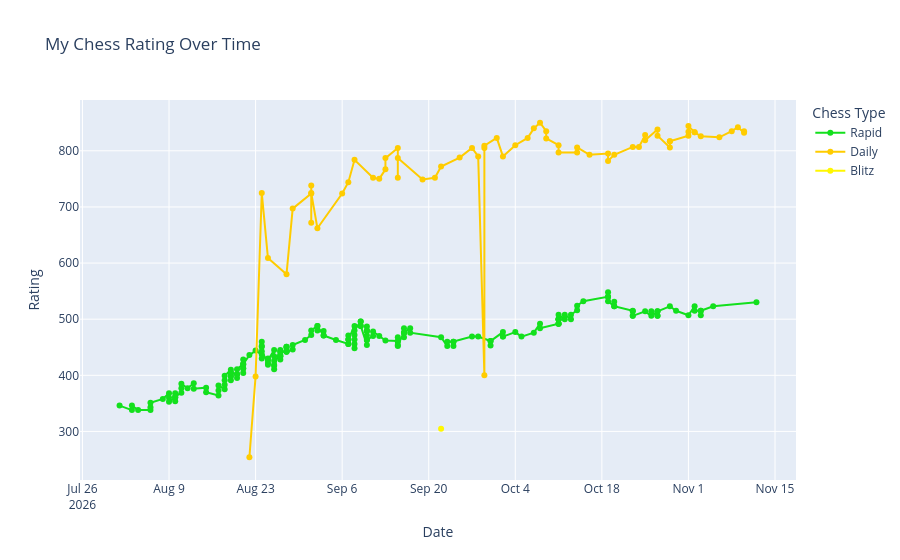

Notebook cell for this chart:
### Markdown cell above
## 6. Rating over time

The PGN ratings are snapshots at game time. We can plot them, but they do not directly tell us the rating gained or lost in each game. Different chess types have separate rating pools.

### Code cell
# prepare date and my rating from the existing pgn columns
games_df["date"] = pd.to_datetime(games_df["date"], format="%Y.%m.%d", errors="coerce")
games_df["my_rating"] = pd.to_numeric(
    games_df["white_elo"].where(games_df["my_colour"] == "White", games_df["black_elo"]),
    errors="coerce"
)

# keep games with a date, rating and recognised chess type
rating_df = games_df.dropna(subset=["date", "my_rating", "chess_type"])
rating_df = rating_df[rating_df["chess_type"].isin(["Rapid", "Blitz", "Daily"])]
rating_df = rating_df.sort_values("date")

fig = px.line(
    rating_df,
    x="date",
    y="my_rating",
    color="chess_type",
    markers=True,
    title="My Chess Rating Over Time",
    labels={"date": "Date", "my_rating": "Rating", "chess_type": "Chess Type"},
    color_discrete_map={"Rapid": "#13E01D", "Blitz": "#FFF700", "Daily": "#FFCC00"},
)
fig.show()

### Figure 1 — Plotly figure (JSON) as saved in the notebook; plotly's stock layout.template omitted (floating-point values rounded to 4 significant figures; data arrays with more than 128 entries replaced by an {"elided": "..."} marker saying what was removed)
{"data": [{"hovertemplate": "Chess Type=Rapid<br>Date=%{x}<br>Rating=%{y}<extra></extra>", "legendgroup": "Rapid", "line": {"color": "#13E01D", "dash": "solid"}, "marker": {"symbol": "circle"}, "mode": "lines+markers", "name": "Rapid", "orientation": "v", "showlegend": true, "type": "scatter", "x": {"elided": "193 str values"}, "xaxis": "x", "y": {"elided": "193 int values"}, "yaxis": "y"}, {"hovertemplate": "Chess Type=Daily<br>Date=%{x}<br>Rating=%{y}<extra></extra>", "legendgroup": "Daily", "line": {"color": "#FFCC00", "dash": "solid"}, "marker": {"symbol": "circle"}, "mode": "lines+markers", "name": "Daily", "orientation": "v", "showlegend": true, "type": "scatter", "x": ["2026-08-22T00:00:00.000000", "2026-08-23T00:00:00.000000", "2026-08-24T00:00:00.000000", "2026-08-25T00:00:00.000000", "2026-08-28T00:00:00.000000", "2026-08-29T00:00:00.000000", "2026-09-01T00:00:00.000000", "2026-09-01T00:00:00.000000", "2026-09-01T00:00:00.000000", "2026-09-01T00:00:00.000000", "2026-09-02T00:00:00.000000", "2026-09-06T00:00:00.000000", "2026-09-07T00:00:00.000000", "2026-09-08T00:00:00.000000", "2026-09-11T00:00:00.000000", "2026-09-12T00:00:00.000000", "2026-09-13T00:00:00.000000", "2026-09-13T00:00:00.000000", "2026-09-15T00:00:00.000000", "2026-09-15T00:00:00.000000", "2026-09-15T00:00:00.000000", "2026-09-19T00:00:00.000000", "2026-09-21T00:00:00.000000", "2026-09-22T00:00:00.000000", "2026-09-25T00:00:00.000000", "2026-09-27T00:00:00.000000", "2026-09-28T00:00:00.000000", "2026-09-29T00:00:00.000000", "2026-09-29T00:00:00.000000", "2026-09-29T00:00:00.000000", "2026-10-01T00:00:00.000000", "2026-10-02T00:00:00.000000", "2026-10-04T00:00:00.000000", "2026-10-06T00:00:00.000000", "2026-10-07T00:00:00.000000", "2026-10-08T00:00:00.000000", "2026-10-09T00:00:00.000000", "2026-10-09T00:00:00.000000", "2026-10-11T00:00:00.000000", "2026-10-11T00:00:00.000000", "2026-10-14T00:00:00.000000", "2026-10-14T00:00:00.000000", "2026-10-16T00:00:00.000000", "2026-10-19T00:00:00.000000", "2026-10-19T00:00:00.000000", "2026-10-20T00:00:00.000000", "2026-10-23T00:00:00.000000", "2026-10-24T00:00:00.000000", "2026-10-25T00:00:00.000000", "2026-10-25T00:00:00.000000", "2026-10-27T00:00:00.000000", "2026-10-27T00:00:00.000000", "2026-10-29T00:00:00.000000", "2026-10-29T00:00:00.000000", "2026-10-29T00:00:00.000000", "2026-11-01T00:00:00.000000", "2026-11-01T00:00:00.000000", "2026-11-01T00:00:00.000000", "2026-11-02T00:00:00.000000", "2026-11-02T00:00:00.000000", "2026-11-03T00:00:00.000000", "2026-11-06T00:00:00.000000", "2026-11-08T00:00:00.000000", "2026-11-09T00:00:00.000000", "2026-11-10T00:00:00.000000", "2026-11-10T00:00:00.000000"], "xaxis": "x", "y": [254, 398, 725, 609, 580, 697, 724, 738, 672, 725, 662, 724, 744, 784, 752, 750, 767, 787, 805, 752, 787, 749, 752, 772, 788, 805, 790, 400, 805, 809, 823, 790, 810, 823, 840, 850, 835, 822, 810, 797, 797, 806, 793, 795, 782, 793, 807, 807, 828, 819, 838, 827, 806, 817, 817, 827, 834, 844, 833, 833, 826, 824, 835, 842, 832, 835], "yaxis": "y"}, {"hovertemplate": "Chess Type=Blitz<br>Date=%{x}<br>Rating=%{y}<extra></extra>", "legendgroup": "Blitz", "line": {"color": "#FFF700", "dash": "solid"}, "marker": {"symbol": "circle"}, "mode": "lines+markers", "name": "Blitz", "orientation": "v", "showlegend": true, "type": "scatter", "x": ["2026-09-22T00:00:00.000000"], "xaxis": "x", "y": [305], "yaxis": "y"}], "layout": {"legend": {"title": {"text": "Chess Type"}, "tracegroupgap": 0}, "title": {"text": "My Chess Rating Over Time"}, "xaxis": {"anchor": "y", "domain": [0, 1], "title": {"text": "Date"}}, "yaxis": {"anchor": "x", "domain": [0, 1], "title": {"text": "Rating"}}}}
